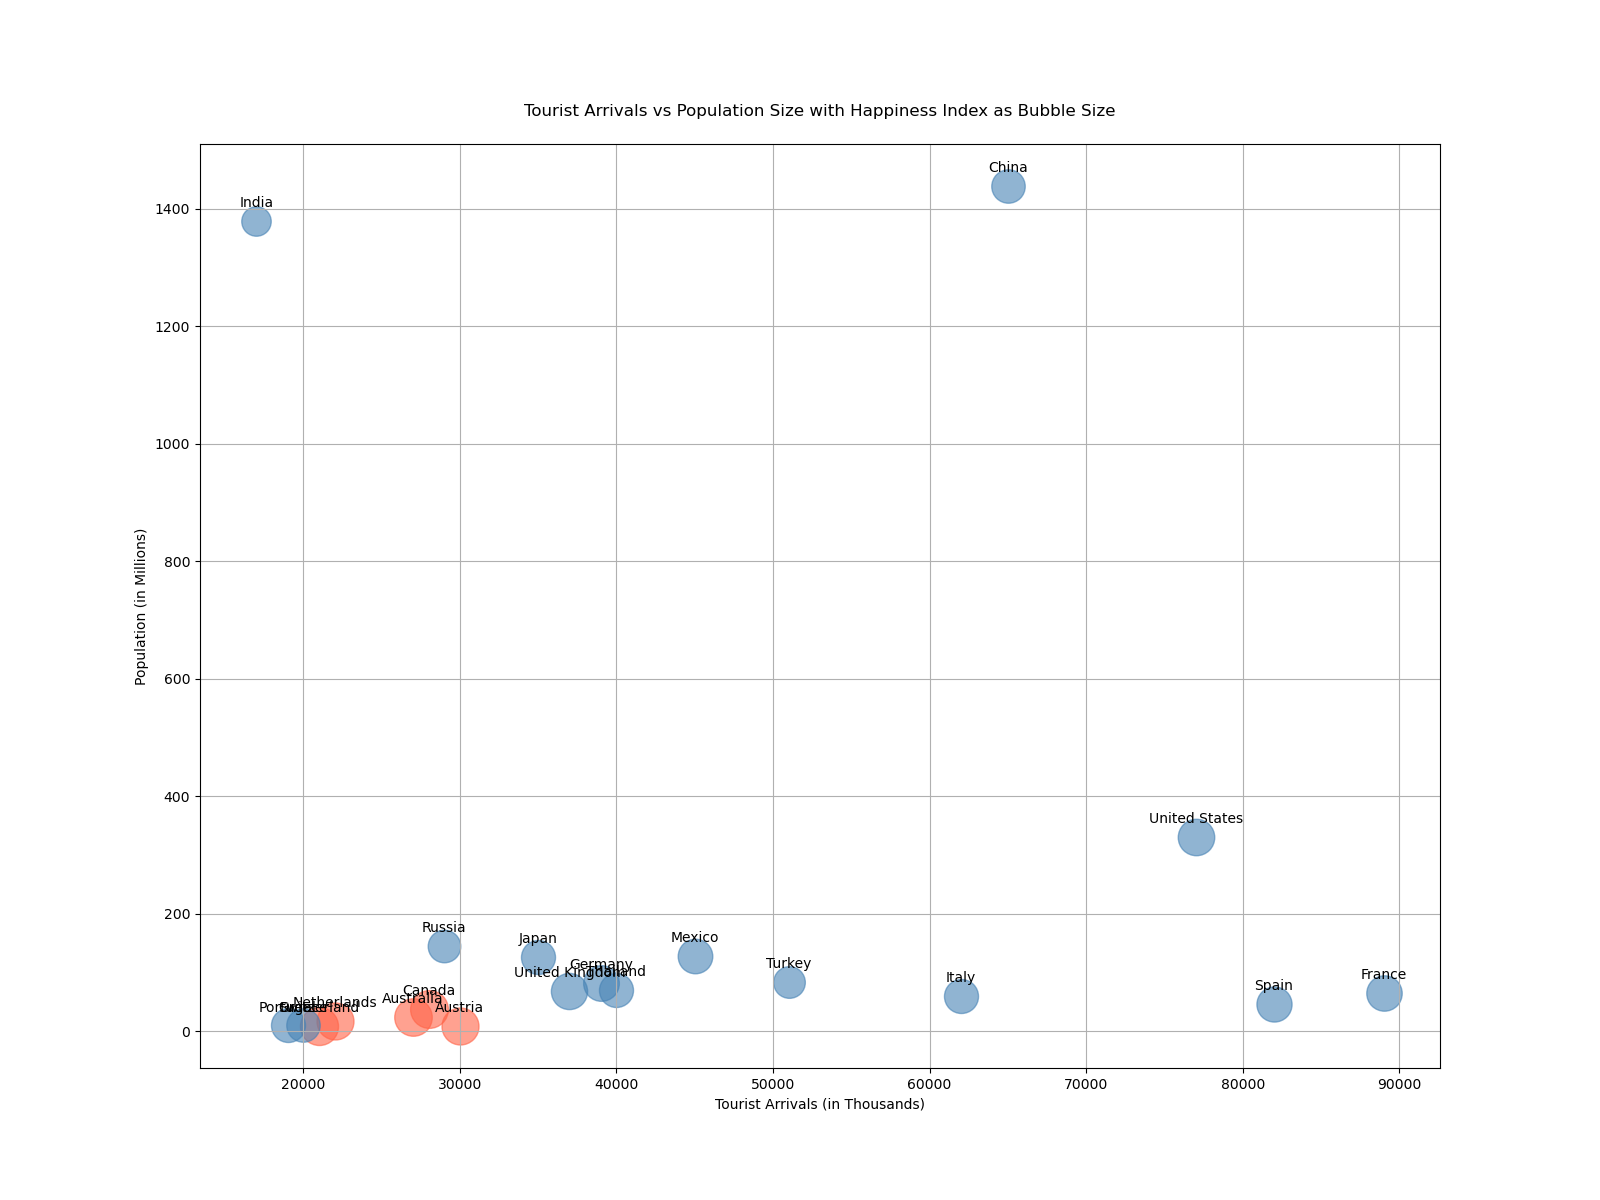

Reproduce this figure in Python.

import matplotlib.pyplot as plt

countries = ["France", "Spain", "United States", "China", "Italy",
             "Turkey", "Mexico", "Thailand", "Germany", "United Kingdom",
             "Japan", "Austria", "Russia", "Canada", "Australia",
             "Netherlands", "Switzerland", "Greece", "Portugal", "India"]
tourist_arrivals = [89000, 82000, 77000, 65000, 62000, 
                    51000, 45000, 40000, 39000, 37000, 
                    35000, 30000, 29000, 28000, 27000,
                    22000, 21000, 20000, 19000, 17000]  # in thousands
population = [65, 47, 331, 1439, 60, 
              84, 129, 70, 83, 68, 
              126, 9, 146, 38, 25,
              17, 9, 10, 10, 1380]  # in millions
happiness_index = [6.5, 6.4, 6.9, 5.8, 6.0, 
                   5.2, 6.2, 6.0, 6.6, 6.8, 
                   6.0, 7.1, 5.5, 7.4, 7.3,
                   7.1, 7.5, 5.8, 6.0, 4.5]

sizes = [h * 100 for h in happiness_index]

plt.figure(figsize=(16, 12))
for i in range(len(countries)):
    plt.scatter(tourist_arrivals[i], population[i], s=sizes[i], alpha=0.6,
                c=['#FF6347' if happiness_index[i] >= 7 else '#4682B4'])

plt.title('Tourist Arrivals vs Population Size with Happiness Index as Bubble Size', pad=20)
plt.xlabel('Tourist Arrivals (in Thousands)')
plt.ylabel('Population (in Millions)')
plt.grid(True)

for i, country in enumerate(countries):
    plt.annotate(country, (tourist_arrivals[i], population[i]), textcoords="offset points", 
                 xytext=(0, 10), ha='center')

plt.show()
